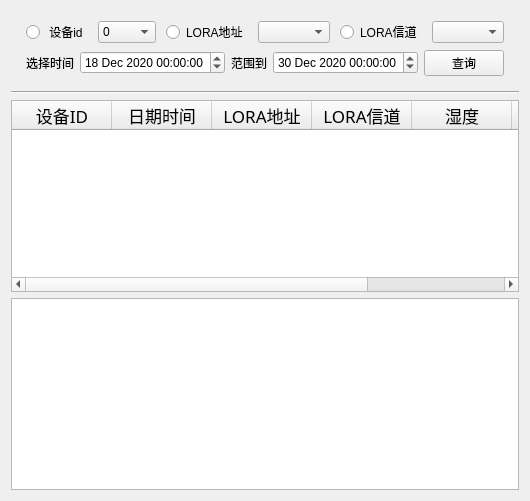
      <widget class="QWidget" name="Main_tab_4">
       <attribute name="title">
        <string>历史查询</string>
       </attribute>
       <layout class="QGridLayout" name="gridLayout_31">
        <item row="0" column="0">
         <widget class="QWidget" name="widget_20" native="true">
          <property name="maximumSize">
           <size>
            <width>131</width>
            <height>91</height>
           </size>
          </property>
         </widget>
        </item>
        <item row="0" column="1">
         <widget class="QWidget" name="widget_19" native="true">
          <property name="maximumSize">
           <size>
            <width>571</width>
            <height>91</height>
           </size>
          </property>
          <layout class="QGridLayout" name="gridLayout_30">
           <item row="0" column="0">
            <layout class="QHBoxLayout" name="horizontalLayout_83">
             <property name="spacing">
              <number>10</number>
             </property>
             <item>
              <widget class="QRadioButton" name="LORA_CHN_radioButton">
               <property name="sizePolicy">
                <sizepolicy hsizetype="Preferred" vsizetype="Preferred">
                 <horstretch>0</horstretch>
                 <verstretch>0</verstretch>
                </sizepolicy>
               </property>
               <property name="text">
                <string> 设备id</string>
               </property>
              </widget>
             </item>
             <item>
              <widget class="QComboBox" name="comboBox">
               <property name="sizePolicy">
                <sizepolicy hsizetype="Preferred" vsizetype="Fixed">
                 <horstretch>0</horstretch>
                 <verstretch>0</verstretch>
                </sizepolicy>
               </property>
               <item>
                <property name="text">
                 <string>0</string>
                </property>
               </item>
               <item>
                <property name="text">
                 <string>1</string>
                </property>
               </item>
               <item>
                <property name="text">
                 <string>2</string>
                </property>
               </item>
               <item>
                <property name="text">
                 <string>3</string>
                </property>
               </item>
              </widget>
             </item>
             <item>
              <widget class="QRadioButton" name="LORA_addr_radioButton">
               <property name="sizePolicy">
                <sizepolicy hsizetype="Preferred" vsizetype="Preferred">
                 <horstretch>0</horstretch>
                 <verstretch>0</verstretch>
                </sizepolicy>
               </property>
               <property name="text">
                <string>LORA地址</string>
               </property>
              </widget>
             </item>
             <item>
              <widget class="QComboBox" name="comboBox_2"/>
             </item>
             <item>
              <widget class="QRadioButton" name="ID_radioButton">
               <property name="sizePolicy">
                <sizepolicy hsizetype="Preferred" vsizetype="Preferred">
                 <horstretch>0</horstretch>
                 <verstretch>0</verstretch>
                </sizepolicy>
               </property>
               <property name="text">
                <string>LORA信道</string>
               </property>
              </widget>
             </item>
             <item>
              <widget class="QComboBox" name="comboBox_3"/>
             </item>
            </layout>
           </item>
           <item row="1" column="0">
            <layout class="QHBoxLayout" name="horizontalLayout_36">
             <item>
              <widget class="QLabel" name="label_11">
               <property name="text">
                <string>选择时间</string>
               </property>
               <property name="alignment">
                <set>Qt::AlignCenter</set>
               </property>
              </widget>
             </item>
             <item>
              <widget class="QDateTimeEdit" name="START_dateTimeEdit">
               <property name="date">
                <date>
                 <year>2020</year>
                 <month>12</month>
                 <day>18</day>
                </date>
               </property>
              </widget>
             </item>
             <item>
              <widget class="QLabel" name="label_10">
               <property name="text">
                <string>范围到</string>
               </property>
               <property name="alignment">
                <set>Qt::AlignCenter</set>
               </property>
              </widget>
             </item>
             <item>
              <widget class="QDateTimeEdit" name="ENDdateTimeEdit">
               <property name="date">
                <date>
                 <year>2020</year>
                 <month>12</month>
                 <day>30</day>
                </date>
               </property>
              </widget>
             </item>
             <item>
              <widget class="QPushButton" name="query_Btn">
               <property name="text">
                <string>查询</string>
               </property>
              </widget>
             </item>
            </layout>
           </item>
          </layout>
         </widget>
        </item>
        <item row="0" column="2">
         <widget class="QWidget" name="widget_21" native="true">
          <property name="maximumSize">
           <size>
            <width>211</width>
            <height>91</height>
           </size>
          </property>
         </widget>
        </item>
        <item row="1" column="0" colspan="3">
         <widget class="Line" name="line">
          <property name="orientation">
           <enum>Qt::Horizontal</enum>
          </property>
         </widget>
        </item>
        <item row="2" column="0" colspan="3">
         <widget class="QTableWidget" name="sql_tableWidget">
          <column>
           <property name="text">
            <string>设备ID</string>
           </property>
           <property name="font">
            <font>
             <family>黑体</family>
             <pointsize>13</pointsize>
            </font>
           </property>
           <property name="textAlignment">
            <set>AlignCenter</set>
           </property>
          </column>
          <column>
           <property name="text">
            <string>日期时间</string>
           </property>
           <property name="font">
            <font>
             <family>黑体</family>
             <pointsize>13</pointsize>
            </font>
           </property>
           <property name="textAlignment">
            <set>AlignCenter</set>
           </property>
          </column>
          <column>
           <property name="text">
            <string>LORA地址</string>
           </property>
           <property name="font">
            <font>
             <family>黑体</family>
             <pointsize>13</pointsize>
            </font>
           </property>
           <property name="textAlignment">
            <set>AlignCenter</set>
           </property>
          </column>
          <column>
           <property name="text">
            <string>LORA信道</string>
           </property>
           <property name="font">
            <font>
             <family>黑体</family>
             <pointsize>13</pointsize>
            </font>
           </property>
           <property name="textAlignment">
            <set>AlignCenter</set>
           </property>
          </column>
          <column>
           <property name="text">
            <string>湿度</string>
           </property>
           <property name="font">
            <font>
             <family>黑体</family>
             <pointsize>13</pointsize>
            </font>
           </property>
           <property name="textAlignment">
            <set>AlignCenter</set>
           </property>
          </column>
          <column>
           <property name="text">
            <string>温度</string>
           </property>
           <property name="font">
            <font>
             <family>黑体</family>
             <pointsize>13</pointsize>
            </font>
           </property>
           <property name="textAlignment">
            <set>AlignCenter</set>
           </property>
          </column>
          <column>
           <property name="text">
            <string>CH4浓度</string>
           </property>
           <property name="font">
            <font>
             <family>黑体</family>
             <pointsize>13</pointsize>
            </font>
           </property>
           <property name="textAlignment">
            <set>AlignCenter</set>
           </property>
          </column>
         </widget>
        </item>
        <item row="3" column="0" colspan="3">
         <widget class="QTableView" name="sql_tableView"/>
        </item>
       </layout>
      </widget>
